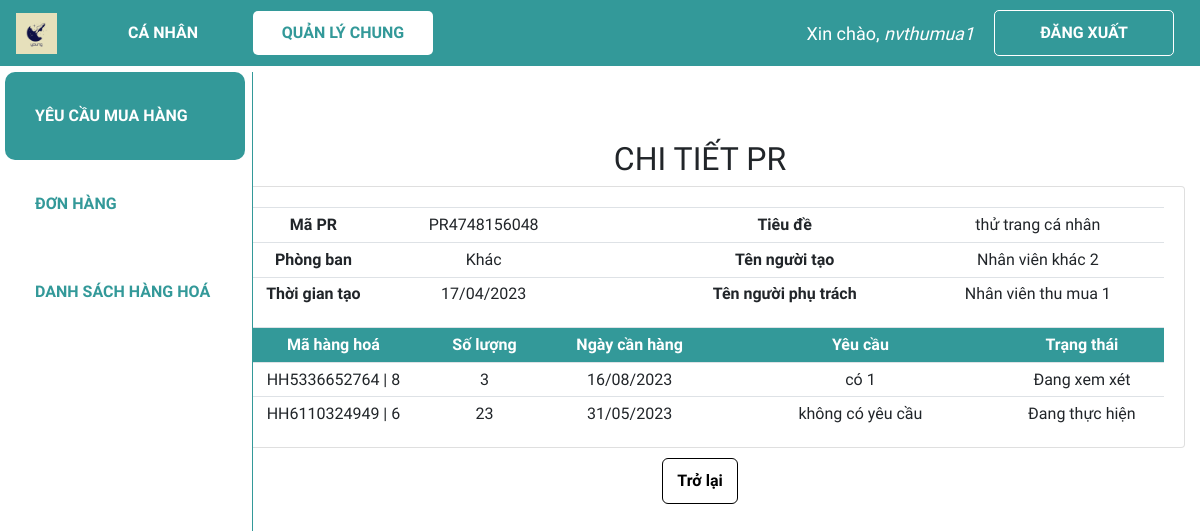
The page /xem_pr/PR4748156048 (signed in) on the database as committed earlier.
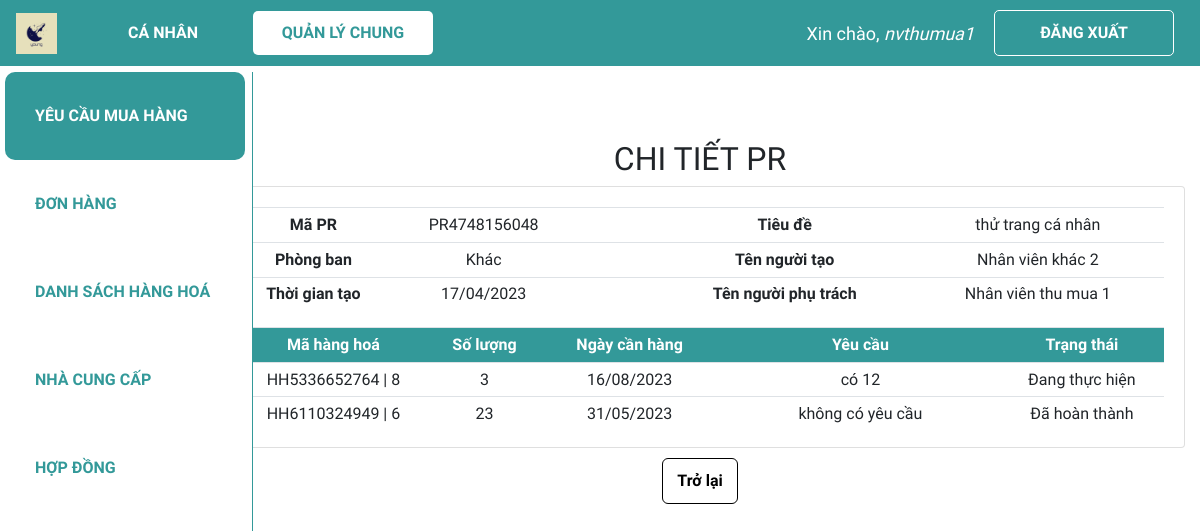
The same page on the database as committed later.
### web_core/models.py (models this page shows, shortened)
class PR_HH(models.Model):
    danh_muc_trang_thai = (
        ('Chờ phân công', 'Chờ phân công'),
        ('Đang thực hiện', 'Đang thực hiện'),
        ('Đã hoàn thành', 'Đã hoàn thành'),
    )
    ma_PR = models.ForeignKey(PR, on_delete = models.CASCADE, verbose_name = 'Mã PR', blank = True, null = True)
    ma_hang_hoa = models.ForeignKey(HANGHOA, on_delete=models.SET_NULL, verbose_name = 'Mã hàng hoá', null=True)
    so_luong = models.IntegerField('Số lượng', validators = [MinValueValidator(0)], default = 0)
    ngay_can_hang = models.DateField('Ngày cần hàng', editable = True, blank = True, null = True)
    ngay_cap_nhat = models.DateField('Ngày cập nhật', default = datetime.now)
    yeu_cau = models.CharField('Yêu cầu', max_length = 300, blank = True, null = True)
    trang_thai = models.CharField('Trạng thái PR', max_length = 100, choices=danh_muc_trang_thai, null=True)

class HANGHOA(models.Model):
    ma_HH = ShortUUIDField(
        verbose_name='Mã hàng hoá',
        length=10,
        max_length=12,
        prefix="HH",
        alphabet="0123456789",
        primary_key=True
    )
    ten_hang_hoa = models.CharField('Tên hàng hoá', max_length = 100, null=True)
    so_luong_ton = models.IntegerField('Số lượng tồn', validators = [MinValueValidator(0)], default = 0)
    def __str__(self):
        line = str(self.ma_HH) + ' | ' + self.ten_hang_hoa
        return line

### web_core/views.py (the view)
# urls.py: path('xem_pr/<str:ma_PR>', views.view_pr, name='quanli_xem_pr'),
@login_required(login_url='login')
def view_pr(request, ma_PR):
    if ma_PR is None:
        return redirect('/dspr')
    pr = PR.objects.get(ma_PR=ma_PR)
    pr_hhs = PR_HH.objects.filter(ma_PR = ma_PR)
    context = {'pr':pr, 'pr_hh':pr_hhs}
    return render(request,'web_core/view_pr.html', context)

### web_core/templatetags/index.py (called while the page is built)
@register.filter
def first_group_name(user):
    groups = user.groups.all()
    if groups:
        return groups[0].name
    return ''

### web_core/templates/web_core/view_pr.html (shortened to what this page needs)
{% extends 'web_core/main.html' %}
{% block content %}
<h2 class="table-title" style>CHI TIẾT PR</h2>
<div class="card card-body">
    <table class="table table-sm pr">
        <tr>
            <th class="mid-content">Mã PR</th>
            <td class="mid-content">{{pr.ma_PR}}</td>
            <th class="small-content"></th>
            <th class="large-content">Tiêu đề</th>
            <td class="large-content">{{pr.ten_PR}}</td>
        </tr>
        <tr>
            <th class="mid-content">Phòng ban</th>
            <td class="mid-content">{{pr.ma_nhan_vien_tao.phong_ban}}</td>
            <th class="small-content"></th>
            <th class="mid-content">Tên người tạo</th>
            <td class="mid-content">{{pr.ma_nhan_vien_tao.ho_ten}}</td>
        </tr>
        <tr>
            <th class="mid-content">Thời gian tạo</th>
            <td class="mid-content">{{pr.ngay_tao|date:"d/m/Y"}}</td>
            <th class="small-content"></th>
            <th class="mid-content">Tên người phụ trách</th>
            <td class="mid-content">{{pr.ma_nhan_vien_phu_trach.ho_ten}}</td>
        </tr>
    </table>
    <table class="table table-sm pr_hh">
        <tr class="table-head">
            <th class="mid-content">Mã hàng hoá</th>
            <th class="small-content">Số lượng</th>
            <th class="mid-content">Ngày cần hàng</th>
            <th class="large-content">Yêu cầu</th>
            <th class="mid-content">Trạng thái</th>
        </tr>
        {% for line in pr_hh %}
        <tr>
            <td class="mid-content">{{line.ma_hang_hoa}}</td>
            <td class="small-content">{{line.so_luong}}</td>
            <td class="mid-content">{{line.ngay_can_hang|date:"d/m/Y"}}</td>
            <td class="large-content">{{line.yeu_cau}}</td>
            <td class="mid-content">{{line.trang_thai}}</td>
        </tr>
        {% endfor %}
    </table>
</div>
<div class="form-btn">
    {% load index %}
    <a class='btn back-btn' href="{% url 'quanli_dspr' %}">Trở lại</a>
</div>
{% endblock %}

Rows that differ between the two databases and show on the page:
changed PR_HH "HH5336652764 | 8": yeu_cau "có 1" → "có 12"; trang_thai "Đang xem xét" → "Đang thực hiện"
changed PR_HH "không có yêu cầu": trang_thai "Đang thực hiện" → "Đã hoàn thành"
Other text that changed with them:
text now shown: "NHÀ CUNG CẤP HỢP ĐỒNG"
